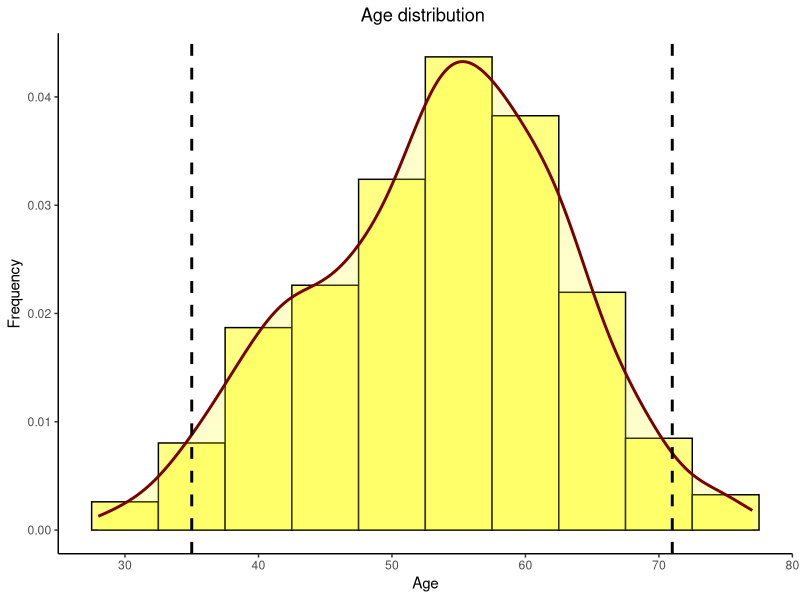
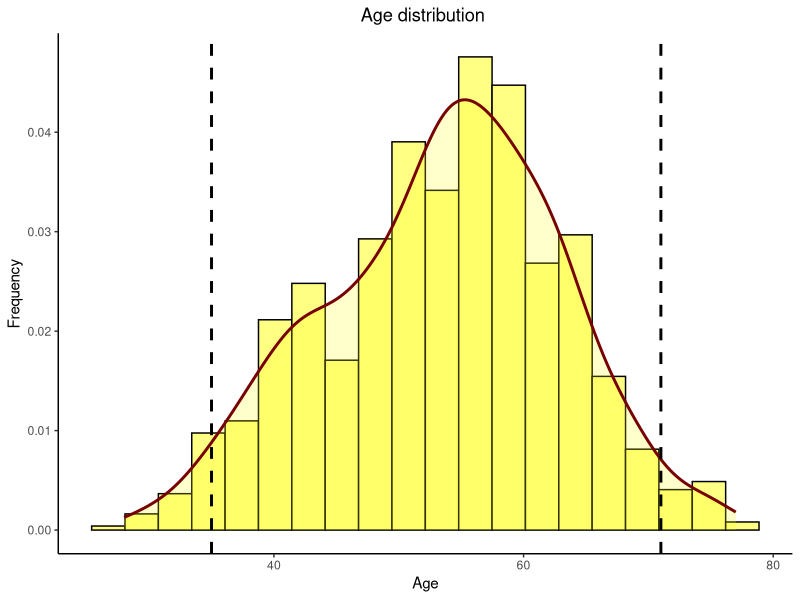
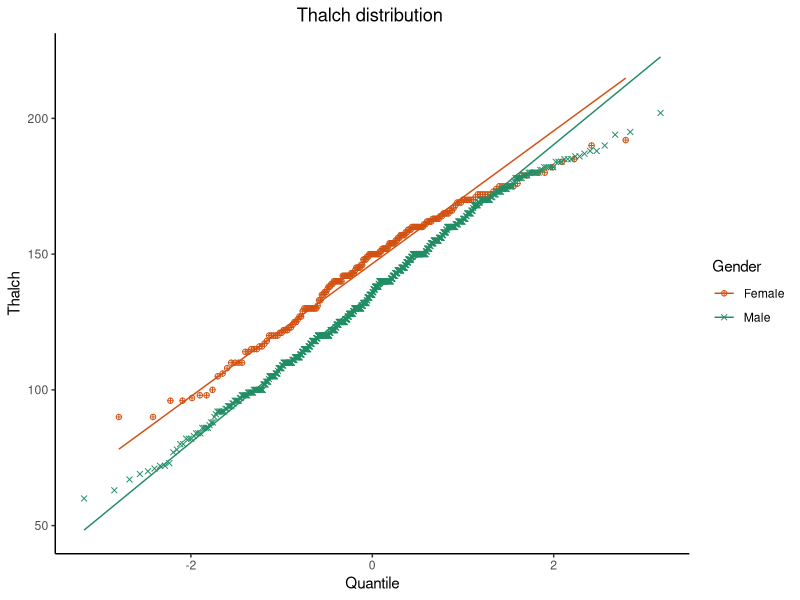
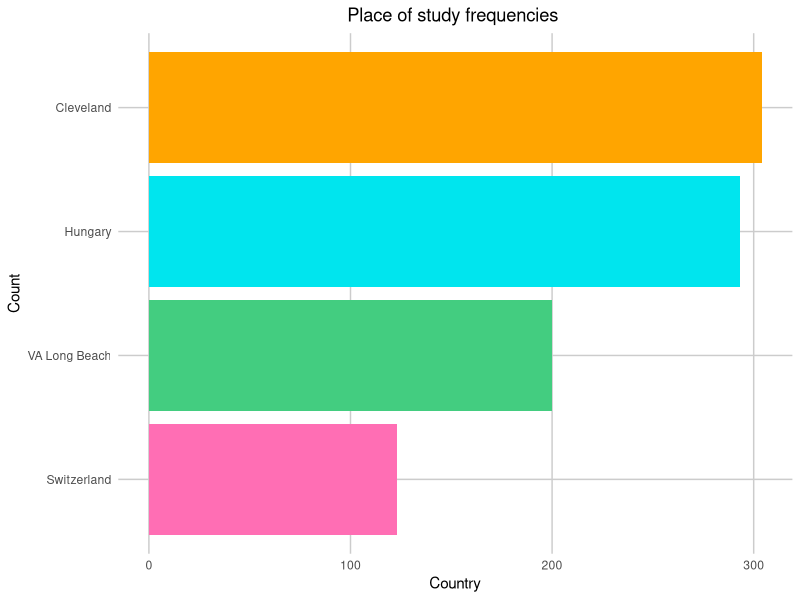
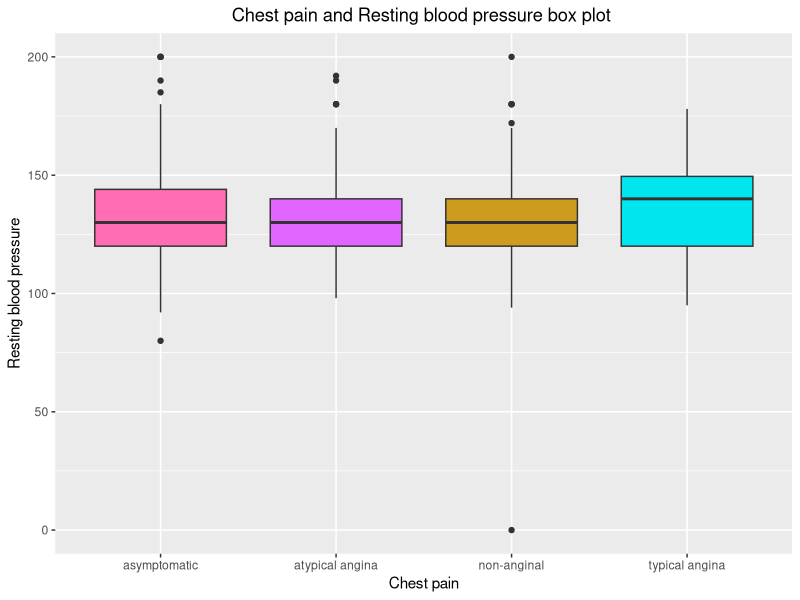
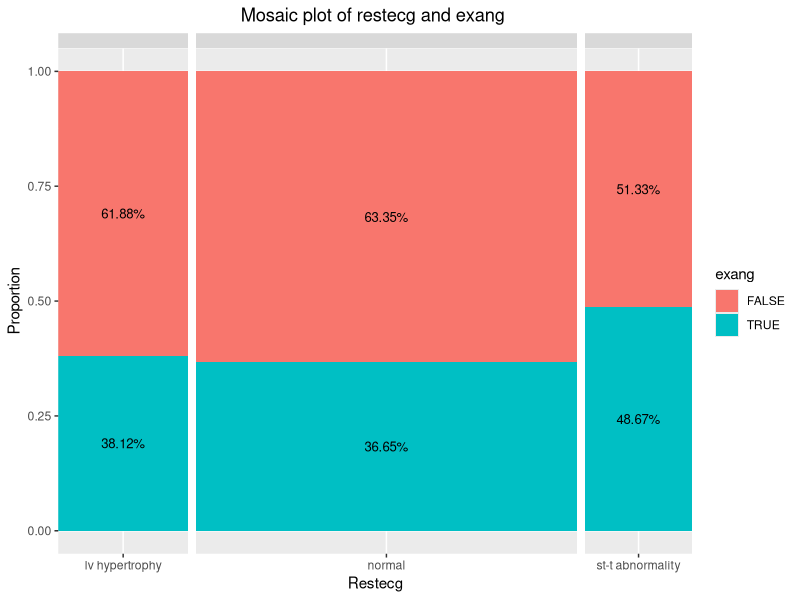

These figures' R source, in order:
library(ggplot2)
#loading data
df <- read.csv(file = 'Heart.csv')

#############################################################################################################################
#a)
#binwdith based on 5 year age gap
ggplot(df, aes(x=age)) + geom_histogram(aes(y=..density..),binwidth=5, color="black", fill="#ffff84") +
  geom_density(aes(y=stat(density)),alpha = .2, fill= "yellow", color = '#760002',size=1)+
  geom_vline(xintercept= quantile(df$age,c(0.975,0.025)),size=1,linetype = "dashed")+ labs(title ="Age distribution ")+
  xlab("Age") + ylab("Frequency")+theme(plot.title = element_text(hjust = 0.5),plot.subtitle = element_text(hjust = 0.5),
  panel.grid.major = element_blank(), panel.grid.minor = element_blank(),
        panel.background = element_blank(), axis.line = element_line(colour = "black"))  

#############################################################################################################################
#a) bins are choosen based on Freedman–Diaconis 
#bandwidth is based on 
bw <- 2 * IQR(df$age) / length(df$age)^(1/3)
ggplot(df, aes(x=age)) + geom_histogram(aes(y=..density..), color="black", fill="#ffff84",binwidth =bw) +
  geom_density(aes(y=stat(density)),alpha = .2, fill= "yellow", color = '#760002',size=1)+
  geom_vline(xintercept= quantile(df$age,c(0.975,0.025)),size=1,linetype = "dashed")+ labs(title ="Age distribution ")+
  xlab("Age") + ylab("Frequency")+theme(plot.title = element_text(hjust = 0.5),plot.subtitle = element_text(hjust = 0.5),
                                        panel.grid.major = element_blank(), panel.grid.minor = element_blank(),
                                        panel.background = element_blank(), axis.line = element_line(colour = "black"))  
#############################################################################################################################
#b)
qplot(sample = thalch,data=df, colour =sex,shape=sex)+
  stat_qq_line()+
  scale_shape_manual(values=c(10,4))+ labs(title ="Thalch distribution ",colour='Gender',shape='Gender')+
  xlab("Quantile") + ylab("Thalch")+  scale_color_manual(values=c("#d25010", "#208d64"))+ 
  theme(plot.title = element_text(hjust = 0.5),plot.subtitle = element_text(hjust = 0.5),
        panel.grid.major = element_blank(), panel.grid.minor = element_blank(),
        panel.background = element_blank(), axis.line = element_line(colour = "black"))

############################################################################################################################                      
#c)
ggplot(df, aes(x=reorder(origin,origin, function(x)+length(x)),fill=origin)) +
  geom_bar()+coord_flip()+ labs(title ="Place of study frequencies ")+
  xlab("Count") + ylab("Country")+scale_fill_manual(values = c("#ffa500","#00e5ee","#ff6eb4","#43cd80"), guide = "none") +
  theme(panel.grid.major = element_line(colour = "grey80"), panel.grid.minor = element_blank(),
        panel.background = element_rect(fill = NA),axis.ticks.x=element_blank(),axis.ticks.y=element_blank(),
        plot.title = element_text(hjust = 0.5),plot.subtitle = element_text(hjust = 0.5))

#############################################################################################################################
#d)
ggplot(df, aes(x=trestbps, y=cp,fill=cp)) + 
  geom_boxplot()+ coord_flip()+ labs(title ="Chest pain and Resting blood pressure box plot ")+
  xlab("Resting blood pressure") + ylab("Chest pain")+scale_fill_manual(values = c("#ff6eb4","#e066ff","#cd9b1d","#00e5ee")
                                                                        , guide = "none")+
  theme(plot.title = element_text(hjust = 0.5),plot.subtitle = element_text(hjust = 0.5))

#############################################################################################################################
#e)
#removing data that does not have value for restecg and exang
df2 <- with(df, df[!(restecg == "" | is.na(restecg)), ])
df2 <- with(df2, df2[!(exang == "" | is.na(exang)), ])
v <- aggregate(df2$exang~df2$restecg + exang, data = df2, FUN = length)
colnames(v) <- c('restecg','exang','counts')
v<-transform(v, rel1 = round(ave(counts, restecg, FUN = prop.table),digit=4))
v<-transform(v, grpsize = aggregate(v$counts, by=list(restecg =v$restecg ), FUN=sum))
colnames(v) <- c('restecg','exang','counts','rel1','test','grpSize')
names=c('lv hypertrophy'="",'normal'="",'st-t abnormality'="")
graphics.off()
ggplot(v, aes(x=restecg,y=rel1,fill=exang,width = grpSize)) +
  geom_bar(stat='identity') +
  scale_x_discrete(expand = c(0, 0)) +
  facet_grid(~restecg, scales = "free", space = "free",labeller = as_labeller(names))+
  geom_text(aes(label = paste(round(100*rel1, 2), "%", sep="")),size=3.34,position = position_stack(vjust = 0.5)) +
  labs(title ="Mosaic plot of restecg and exang ")+
  xlab("Restecg") + ylab("Proportion")+
  theme(plot.title = element_text(hjust = 0.5), plot.subtitle = element_text(hjust = 0.5),
          strip.text = element_text(size = 1))

